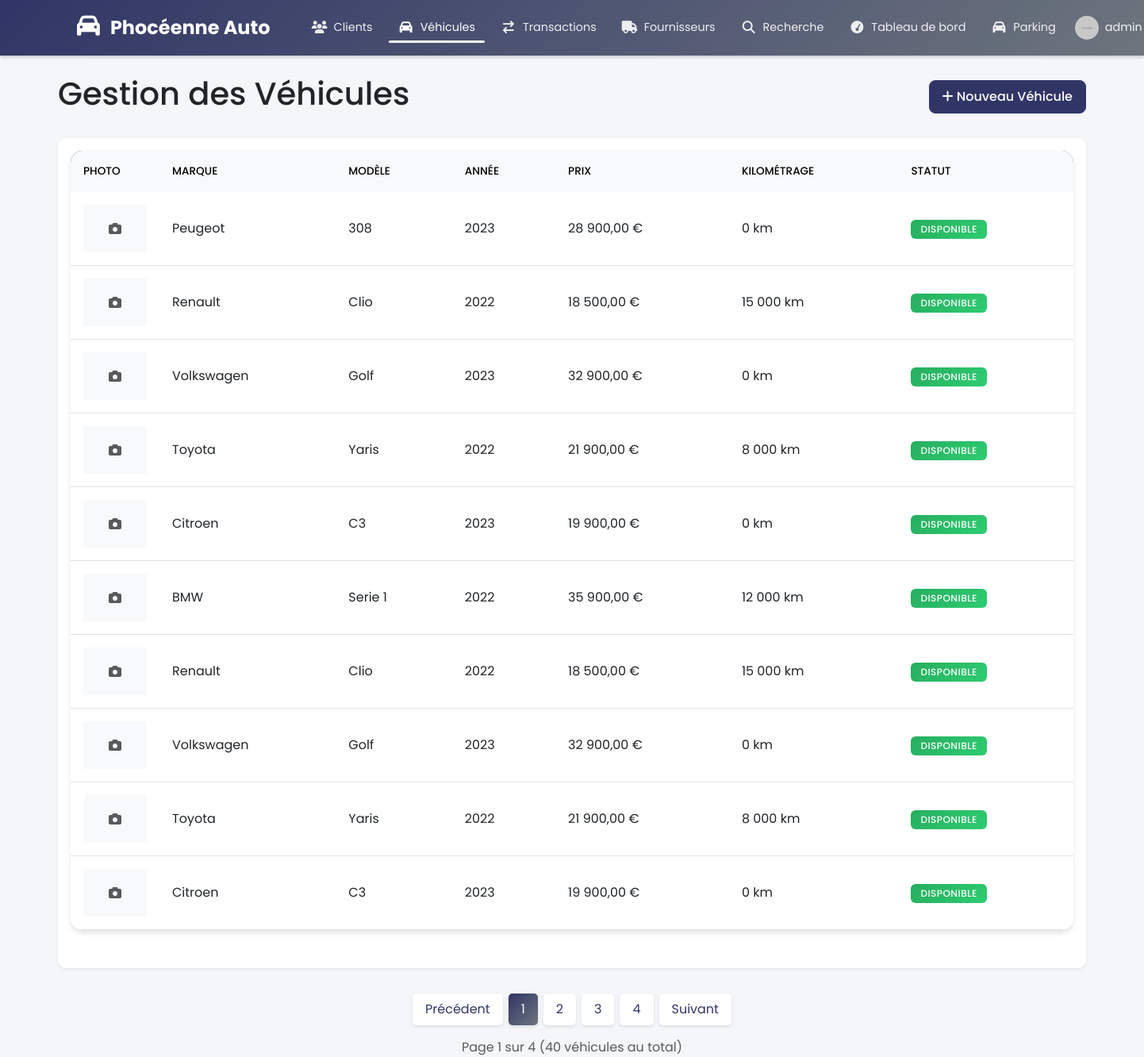
The page /vehicles/index.php (signed in) on the database its author committed.
### tables this page shows
CREATE TABLE IF NOT EXISTS `vehicles` (
  `id` bigint UNSIGNED NOT NULL AUTO_INCREMENT,
  `brand` varchar(50) NOT NULL,
  `model` varchar(50) NOT NULL,
  `year` int NOT NULL,
  `mileage` int NOT NULL,
  `price` decimal(10,2) NOT NULL,
  `vehicle_condition` varchar(20) DEFAULT NULL,
  `color` varchar(30) DEFAULT NULL,
  `fuel_type` varchar(20) DEFAULT NULL,
  `transmission` varchar(20) DEFAULT NULL,
  `registration_number` varchar(20) DEFAULT NULL,
  `vin_number` varchar(17) DEFAULT NULL,
  `status` varchar(20) DEFAULT NULL,
  `created_at` timestamp NULL DEFAULT CURRENT_TIMESTAMP,
  `updated_at` timestamp NULL DEFAULT CURRENT_TIMESTAMP,
  `supplier_id` int DEFAULT NULL,
  `registration_date` date DEFAULT NULL,
  `options` text,
  `location` varchar(100) DEFAULT NULL,
  `version` varchar(100) DEFAULT NULL,
  PRIMARY KEY (`id`),
  UNIQUE KEY `id` (`id`),
  UNIQUE KEY `registration_number` (`registration_number`),
  UNIQUE KEY `vin_number` (`vin_number`)
);

### vehicles/index.php (the view, shortened to what this page needs)
<?php
require_once '../includes/header.php';
$items_per_page = 10;
$current_page = isset($_GET['page']) ? (int)$_GET['page'] : 1;
$offset = ($current_page - 1) * $items_per_page;
$sort_field = isset($_GET['sort']) ? $_GET['sort'] : 'created_at';
$sort_order = isset($_GET['order']) ? $_GET['order'] : 'DESC';
$sort_order = strtoupper($sort_order) === 'ASC' ? 'ASC' : 'DESC';
try {
    $sql = "SELECT v.*,
            s.name as supplier_name,
            (SELECT vi.file_path
             FROM vehicle_images vi
             WHERE vi.vehicle_id = v.id
             AND vi.is_primary = 1
             LIMIT 1) as primary_image
            FROM vehicles v
            LEFT JOIN suppliers s ON v.supplier_id = s.id";
    $params = [];
    $sql .= " GROUP BY v.id";
    $sql .= " ORDER BY v.$sort_field $sort_order";
    $count_sql = "SELECT COUNT(DISTINCT v.id) as total
                  FROM vehicles v
                  LEFT JOIN suppliers s ON v.supplier_id = s.id";
    $stmt = $pdo->prepare($count_sql);
    $stmt->execute($params);
    $total_items = $stmt->fetch()['total'];
    $total_pages = ceil($total_items / $items_per_page);
    $sql .= " LIMIT $items_per_page OFFSET $offset";
    $stmt = $pdo->prepare($sql);
    $stmt->execute($params);
    $vehicles = $stmt->fetchAll();
} catch (PDOException $e) {
    $_SESSION['error'] = "Erreur lors de la récupération des véhicules : " . $e->getMessage();
    $vehicles = [];
    $total_items = 0;
    $total_pages = 1;
}
?>
<div class="d-flex justify-content-between align-items-center mb-4">
    <h1>Gestion des Véhicules</h1>
    <a href="edit.php" class="btn btn-primary">
        <i class="fa fa-plus"></i> Nouveau Véhicule
    </a>
</div>
<div class="card">
    <div class="card-body">
        <div class="table-container">
            <table class="table">
                <thead>
                    <tr>
                        <th style="color:black">Photo</th>
                        <th style="color:black">Marque</th>
                        <th style="color:black">Modèle</th>
                        <th style="color:black">Année</th>
                        <th style="color:black">Prix</th>
                        <th style="color:black">Kilométrage</th>
                        <th style="color:black">Statut</th>
                    </tr>
                </thead>
                <tbody>
                    <?php foreach ($vehicles as $vehicle): ?>
                        <tr onclick="window.location='/vehicles/view.php?id=<?php echo $vehicle['id']; ?>'"
                            style="cursor: pointer;">
                            <td style="width: 100px;">
                                <?php if ($vehicle['primary_image']): ?>
                                    <img src="<?php echo htmlspecialchars($vehicle['primary_image']); ?>"
                                         class="img-thumbnail"
                                         alt="Photo <?php echo htmlspecialchars($vehicle['brand'] . ' ' . $vehicle['model']); ?>"
                                         style="width: 80px; height: 60px; object-fit: cover;">
                                <?php else: ?>
                                    <div class="bg-light d-flex align-items-center justify-content-center"
                                         style="width: 80px; height: 60px;">
                                        <i class="fa fa-camera text-muted"></i>
                                    </div>
                                <?php endif; ?>
                            </td>
                            <td><?php echo htmlspecialchars($vehicle['brand']); ?></td>
                            <td><?php echo htmlspecialchars($vehicle['model']); ?></td>
                            <td><?php echo htmlspecialchars($vehicle['year']); ?></td>
                            <td><?php echo number_format($vehicle['price'], 2, ',', ' ') . ' €'; ?></td>
                            <td><?php echo number_format($vehicle['mileage'], 0, ',', ' '); ?> km</td>
                            <td>
                                <span class="badge bg-<?php
                                    echo $vehicle['status'] === 'available' ? 'success' :
                                        ($vehicle['status'] === 'reserved' ? 'warning' : 'danger');
                                ?>">
                                    <?php
                                    echo $vehicle['status'] === 'available' ? 'Disponible' :
                                        ($vehicle['status'] === 'reserved' ? 'Réservé' : 'Vendu');
                                    ?>
                                </span>
                            </td>
                        </tr>
                    <?php endforeach; ?>
                </tbody>
            </table>
        </div>
    </div>
</div>
<?php if ($total_pages > 1): ?>
    <nav aria-label="Navigation des pages" class="mt-4">
        <ul class="pagination justify-content-center">
            <li class="page-item <?php echo $current_page <= 1 ? 'disabled' : ''; ?>">
                <a class="page-link" href="?page=<?php echo $current_page - 1; ?>" <?php echo $current_page <= 1 ? 'tabindex="-1" aria-disabled="true"' : ''; ?>>
                    Précédent
                </a>
            </li>
            <?php
            $start_page = max(1, $current_page - 2);
            $end_page = min($total_pages, $current_page + 2);
            for ($i = $start_page; $i <= $end_page; $i++) {
                echo '<li class="page-item ' . ($i == $current_page ? 'active' : '') . '">';
                echo '<a class="page-link" href="?page=' . $i . '">' . $i . '</a>';
                echo '</li>';
            }
            if ($end_page < $total_pages) {
                echo '<li class="page-item"><a class="page-link" href="?page=' . $total_pages . '">' . $total_pages . '</a></li>';
            }
            ?>
            <li class="page-item <?php echo $current_page >= $total_pages ? 'disabled' : ''; ?>">
                <a class="page-link" href="?page=<?php echo $current_page + 1; ?>" <?php echo $current_page >= $total_pages ? 'tabindex="-1" aria-disabled="true"' : ''; ?>>
                    Suivant
                </a>
            </li>
        </ul>
    </nav>
    <div class="text-center text-muted">
        Page <?php echo $current_page; ?> sur <?php echo $total_pages; ?>
        (<?php echo $total_items; ?> véhicules au total)
    </div>
<?php endif; ?>
</body>
</html>

### assets/css/style.css (style rules this page uses)
:root { --primary-color: rgb(49, 53, 102); --primary-light: rgba(49, 53, 102, 0.1); --secondary-color: #6c757d; --success-color: #28a745; --warning-color: #ffc107; --danger-color: #dc3545; --light-gray: #f8f9fa; --border-color: #dee2e6; --shadow-sm: 0 2px 4px rgba(0,0,0,.05); --shadow-md: 0 4px 6px rgba(0,0,0,.1); --transition: all 0.3s ease; }
body { font-family: 'Poppins', sans-serif; background-color: #f5f6fa; }
.card { border: none; border-radius: 10px; box-shadow: var(--shadow-sm); transition: var(--transition); }
.table { margin-bottom: 0; }
.table thead th { background-color: var(--light-gray); border-bottom: 2px solid var(--border-color); color: var(--primary-color); font-weight: 600; text-transform: uppercase; font-size: 0.85rem; }
.table tbody tr { transition: var(--transition); }
.btn { border-radius: 8px; padding: 0.5rem 1rem; font-weight: 500; transition: var(--transition); }
.btn-primary { background-color: var(--primary-color); border-color: var(--primary-color); }
.badge { padding: 0.5em 0.75em; border-radius: 6px; font-weight: 500; }
.table-container { background: white; border-radius: 15px; box-shadow: 0 4px 6px rgba(0,0,0,0.1); overflow: hidden; margin-bottom: 2rem; }
.table thead { background: linear-gradient(135deg, var(--primary-color), var(--secondary-color)); }
.table thead th { color: white; font-weight: 500; padding: 1rem; border: none; white-space: nowrap; }
.table td { vertical-align: middle; padding: 1rem; }
.badge { padding: 0.5em 1em; font-weight: 500; text-transform: uppercase; letter-spacing: 0.5px; font-size: 0.75rem; }
.badge.bg-success { background: linear-gradient(135deg, #27ae60, #2ecc71) !important; }
.pagination { margin-top: 2rem; gap: 0.5rem; }
.pagination .page-item .page-link { border: none; padding: 0.5rem 1rem; border-radius: 5px; color: var(--primary-color); background: white; box-shadow: 0 2px 4px rgba(0,0,0,0.1); transition: all 0.3s ease; }
.pagination .page-item.active .page-link { background: linear-gradient(135deg, var(--primary-color), var(--secondary-color)); color: white; }

### includes/header.php (style rules this page uses)
body { overflow-x: hidden; width: 100%; }

### rows shown on the page
vehicles: brand "Peugeot", model "308", year "2023", price "28 900,00", mileage "0", status "DISPONIBLE"
vehicles: brand "Renault", model "Clio", year "2022", price "18 500,00", mileage "15 000", status "DISPONIBLE"
vehicles: brand "Volkswagen", model "Golf", year "2023", price "32 900,00", mileage "0", status "DISPONIBLE"
vehicles: brand "Toyota", model "Yaris", year "2022", price "21 900,00", mileage "8 000", status "DISPONIBLE"
vehicles: brand "Citroen", model "C3", year "2023", price "19 900,00", mileage "0", status "DISPONIBLE"
vehicles: brand "BMW", model "Serie 1", year "2022", price "35 900,00", mileage "12 000", status "DISPONIBLE"
vehicles: brand "Renault", model "Clio", year "2022", price "18 500,00", mileage "15 000", status "DISPONIBLE"
vehicles: brand "Volkswagen", model "Golf", year "2023", price "32 900,00", mileage "0", status "DISPONIBLE"
vehicles: brand "Toyota", model "Yaris", year "2022", price "21 900,00", mileage "8 000", status "DISPONIBLE"
vehicles: brand "Citroen", model "C3", year "2023", price "19 900,00", mileage "0", status "DISPONIBLE"

### other values the page prints
$_SESSION['username'] "admin"
$total_pages "4"
$current_page "1"
$total_items "40"
